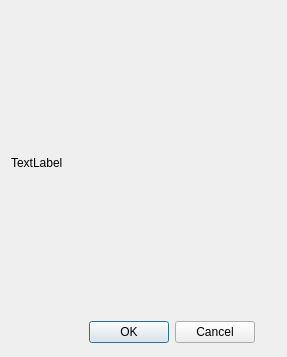
<?xml version="1.0" encoding="UTF-8"?>
<ui version="4.0">
 <class>CDialog</class>
 <widget class="QDialog" name="CDialog">
  <property name="geometry">
   <rect>
    <x>0</x>
    <y>0</y>
    <width>287</width>
    <height>357</height>
   </rect>
  </property>
  <property name="windowTitle">
   <string>Dialog</string>
  </property>
  <layout class="QGridLayout" name="gridLayout">
   <item row="1" column="2">
    <widget class="QDialogButtonBox" name="buttonBox">
     <property name="orientation">
      <enum>Qt::Horizontal</enum>
     </property>
     <property name="standardButtons">
      <set>QDialogButtonBox::Cancel|QDialogButtonBox::Ok</set>
     </property>
    </widget>
   </item>
   <item row="0" column="1">
    <spacer name="horizontalSpacer">
     <property name="orientation">
      <enum>Qt::Horizontal</enum>
     </property>
     <property name="sizeHint" stdset="0">
      <size>
       <width>22</width>
       <height>20</height>
      </size>
     </property>
    </spacer>
   </item>
   <item row="0" column="2">
    <widget class="QLabel" name="label">
     <property name="maximumSize">
      <size>
       <width>200</width>
       <height>300</height>
      </size>
     </property>
     <property name="text">
      <string/>
     </property>
     <property name="pixmap">
      <pixmap resource="ks02_03.qrc">:/images/xteam.png</pixmap>
     </property>
     <property name="scaledContents">
      <bool>true</bool>
     </property>
    </widget>
   </item>
   <item row="0" column="3">
    <spacer name="horizontalSpacer_2">
     <property name="orientation">
      <enum>Qt::Horizontal</enum>
     </property>
     <property name="sizeHint" stdset="0">
      <size>
       <width>23</width>
       <height>20</height>
      </size>
     </property>
    </spacer>
   </item>
   <item row="0" column="0">
    <widget class="QLabel" name="label_2">
     <property name="text">
      <string>TextLabel</string>
     </property>
    </widget>
   </item>
  </layout>
 </widget>
 <resources>
  <include location="ks02_03.qrc"/>
 </resources>
 <connections>
  <connection>
   <sender>buttonBox</sender>
   <signal>accepted()</signal>
   <receiver>CDialog</receiver>
   <slot>accept()</slot>
   <hints>
    <hint type="sourcelabel">
     <x>248</x>
     <y>254</y>
    </hint>
    <hint type="destinationlabel">
     <x>157</x>
     <y>274</y>
    </hint>
   </hints>
  </connection>
  <connection>
   <sender>buttonBox</sender>
   <signal>rejected()</signal>
   <receiver>CDialog</receiver>
   <slot>reject()</slot>
   <hints>
    <hint type="sourcelabel">
     <x>316</x>
     <y>260</y>
    </hint>
    <hint type="destinationlabel">
     <x>286</x>
     <y>274</y>
    </hint>
   </hints>
  </connection>
 </connections>
</ui>
